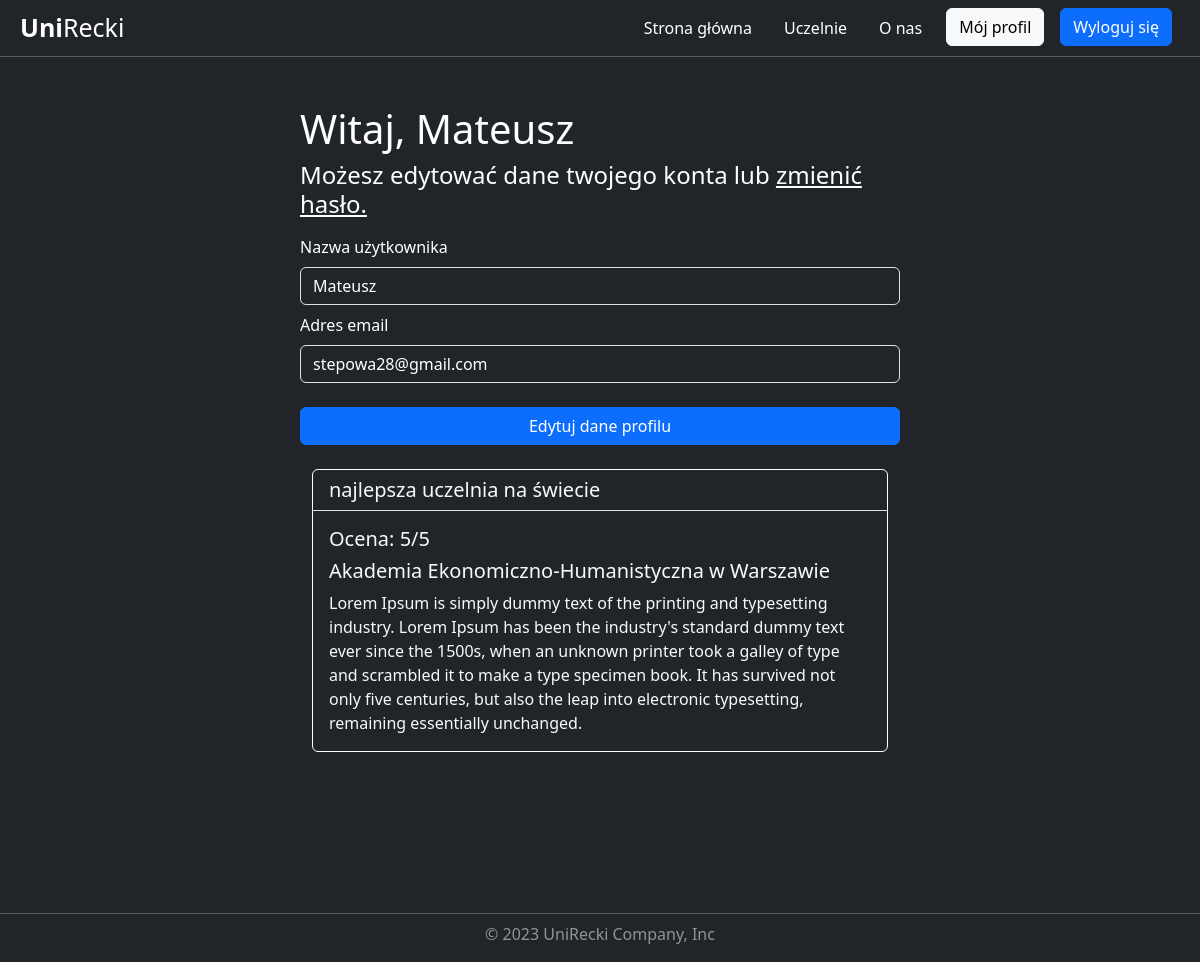
The page /account/profile/3/ (signed in) on the database as committed earlier.
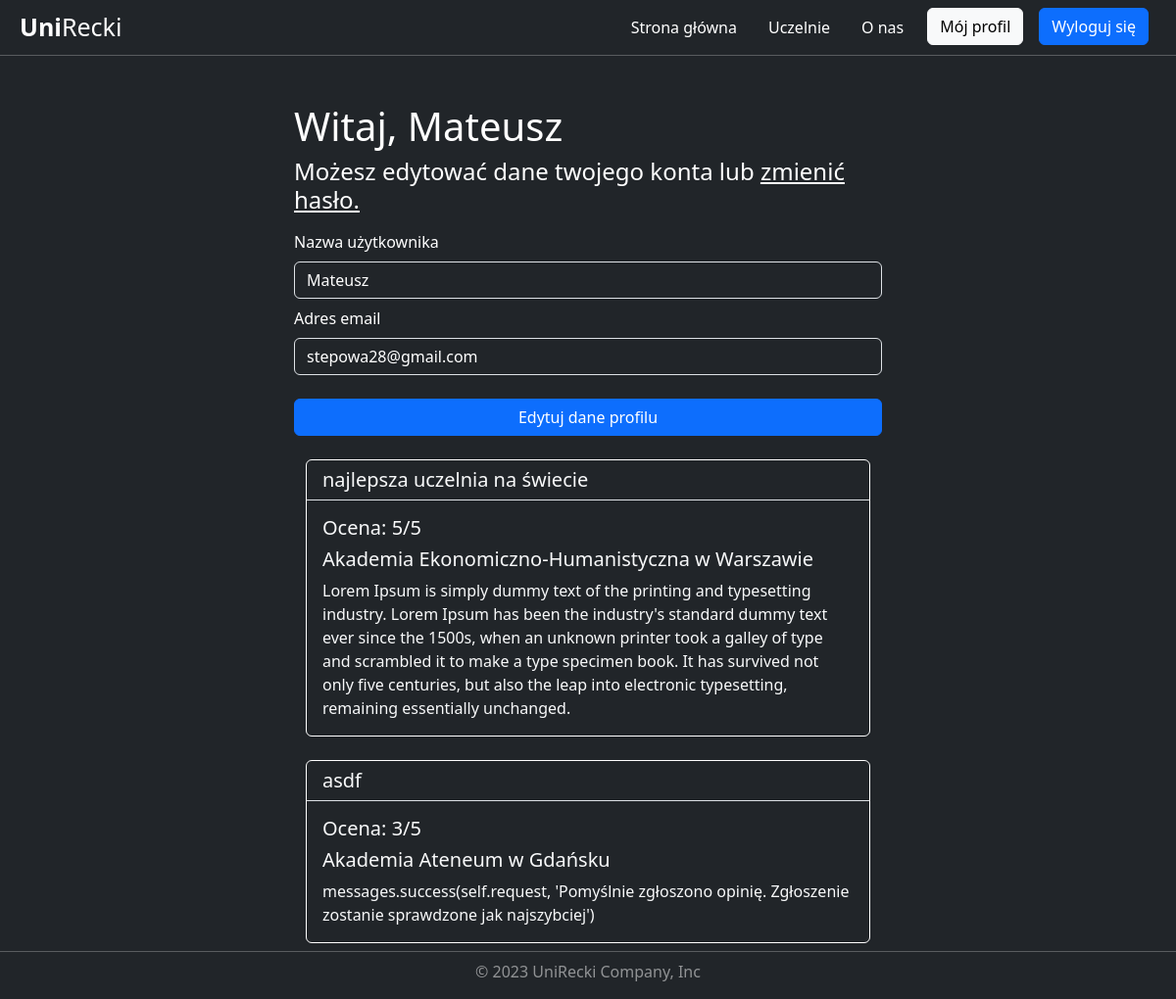
The same page on the database as committed later.
### universities/models.py (models this page shows, shortened)
class Review(models.Model):
    title = models.CharField( max_length=150)
    description = models.CharField( max_length=3000)
    rating = models.IntegerField(validators=[
            MaxValueValidator(5),
            MinValueValidator(1)
        ])
    add_date = models.DateTimeField(default=timezone.now, blank=True)
    university = models.ForeignKey(University, on_delete=models.CASCADE)
    user = models.ForeignKey(User, on_delete=models.CASCADE)
    users_like = models.ManyToManyField(User, related_name='images_liked', blank=True)
    class Meta:
        verbose_name = 'Review'
        verbose_name_plural = 'Reviews'

class University(models.Model):
    name = models.CharField(max_length=150)
    voivodeship = models.CharField(max_length=150)
    city = models.CharField(max_length=150)
    link = models.CharField(max_length=150)
    class Meta:
        verbose_name = 'University'
        verbose_name_plural = 'Universities'

### account/views.py (the view, shortened to what this page needs)
# urls.py: path('profile/<int:user_id>/', views.profile, name='profile'),
@login_required
def profile(request, user_id):
    if request.user.id != user_id:
        return redirect('index')
    user = User.objects.get(id=user_id)
    reviews = Review.objects.filter(user=user)
    return render(request, 'account/profile.html', {
        'user': user,
        'reviews': reviews
        })

### account/templates/account/profile.html (shortened to what this page needs)
{% extends "base.html" %}
{% load static %}
{% block css %}
    <link rel="stylesheet" href={% static "account/register.css" %}>
{% endblock css %}
{% block content %}
    <div class="container mt-5">
        <div class="row">
            <h1 class="p-0">Witaj, {{ user.username }}</h1>
            <h4 class="p-0">
                Możesz edytować dane twojego konta lub <a href={% url 'change_password' %}>zmienić hasło.</a>
            </h4>
        </div>
        <form method="post">
            <div class="row mt-2">
                <label for="username" class="form-label p-0">Nazwa użytkownika</label>
                <input type="text" id="username" name="username" class="form-control text-bg-dark" placeholder="Nazwa użytkownika" value={{ user.username }} required />
            </div>
            <div class="row mt-2">
                <label for="email" class="form-label p-0">Adres email</label>
                <input type="email" id="email" name="email" class="form-control text-bg-dark" placeholder="Adres email" value={{ user.email }} required />
            </div>
            <div class="row mt-4 d-flex justify-content-center align-items-center">
                <input class="btn btn-primary" type="submit" value="Edytuj dane profilu">
            </div>
        </form>
        {% for review in reviews %}
            <div class="card bg-dark text-light mt-4">
                <h5 class="card-header border-bottom">{{ review.title }}</h5>
                <div class="card-body">
                    <h5 class="card-title">Ocena: {{ review.rating }}/5</h5>
                    <h5 class="card-title">{{ review.university.name }}</h5>
                    <p class="card-text">{{ review.description }}</p>
                </div>
            </div>
        {% empty %}
            <div class="row">
                <p class="p-0 mt-4">
                    Nie dodano jeszcze żadnej opinii. Aby to zrobić, przejdź do zakładki <a href="{% url 'university_list' %}">uczelnie.</a>
                </p>
            </div>
        {% endfor %}
    </div>
{% endblock content %}

Rows that differ between the two databases and show on the page:
added Review: title "asdf", rating "3", university.name "Akademia Ateneum w Gdańsku", description "messages.success(self.request, 'Pomyślnie zgłoszono opinię. Zgłoszenie zostanie sprawdzone jak najszybciej')"
